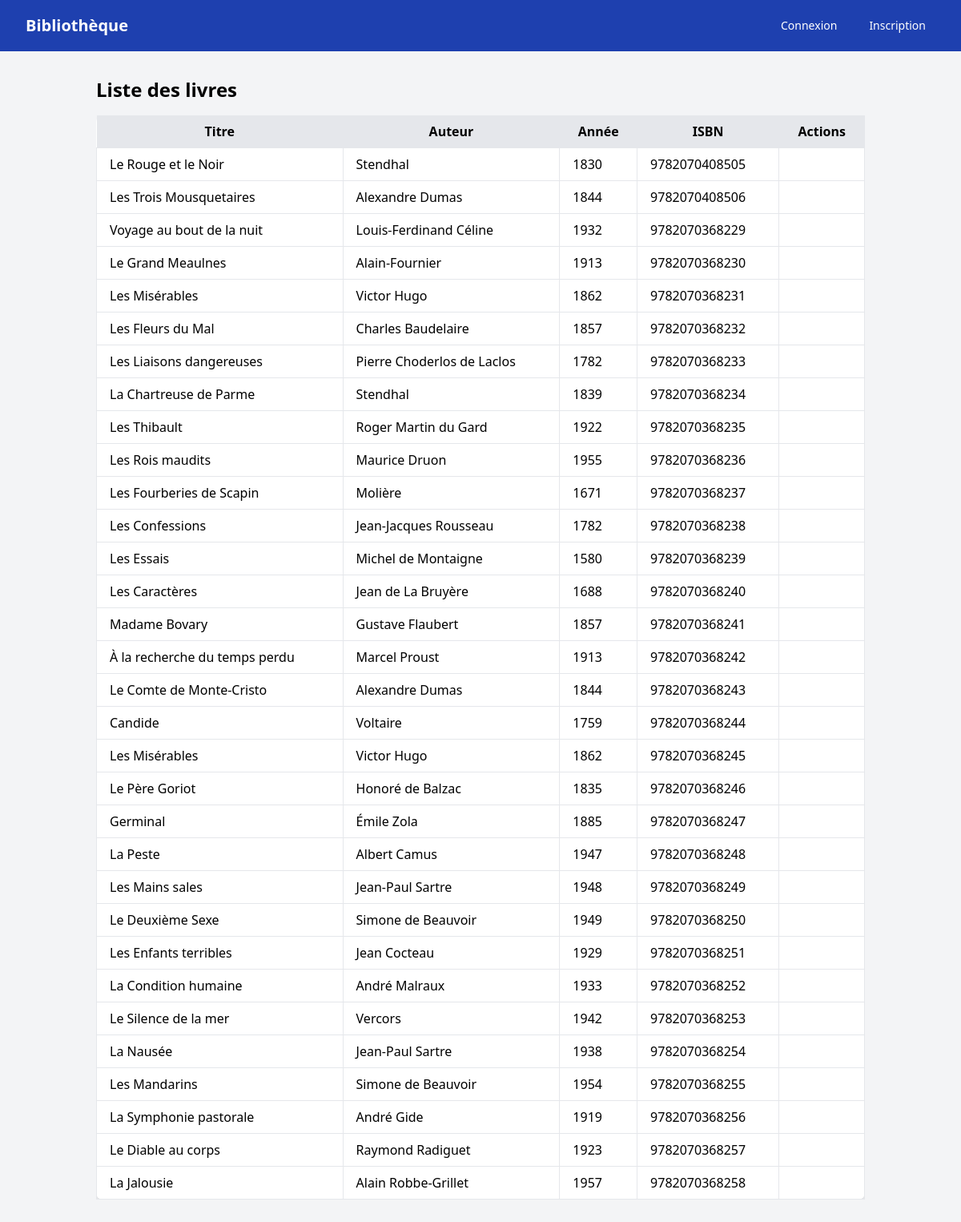
The page / on the database its author committed.
### tables this page shows
CREATE TABLE livres (
  id INT AUTO_INCREMENT PRIMARY KEY,
  titre VARCHAR(255) NOT NULL,
  auteur VARCHAR(255) NOT NULL,
  annee INT NOT NULL,
  isbn VARCHAR(20) NOT NULL,
  created_at DATETIME DEFAULT CURRENT_TIMESTAMP,
  updated_at DATETIME DEFAULT CURRENT_TIMESTAMP ON UPDATE CURRENT_TIMESTAMP,
  UNIQUE KEY (isbn)
);

### app/Controllers/LivreController.php (called while the page is built, shortened)
<?php
class LivreController
{
  private $livreModel;
  public function __construct($livreModel)
  {
    $this->livreModel = $livreModel;
  }
  public function index()
  {
    $livres = $this->livreModel->getAvailableBooks();
    require 'views/livres/index.php';
  }
}

### app/Models/Livre.php (called while the page is built, shortened)
<?php
class Livre
{
  private $pdo;
  public function __construct($pdo)
  {
    $this->pdo = $pdo;
  }
  public function getAvailableBooks()
  {
    $query = $this->pdo->query("
      SELECT * FROM livres
      WHERE id NOT IN (SELECT livre_id FROM emprunts)
    ");
    return $query->fetchAll(PDO::FETCH_ASSOC);
  }
}

### views/livres/index.php (the view, shortened to what this page needs)
<?php require 'templates/header.php'; ?>
<div class="p-4">
  <h1 class="text-2xl font-bold mb-4">Liste des livres</h1>
  <?php if (!empty($livres)): ?>
    <div class="overflow-x-auto">
      <table class="min-w-full bg-white shadow-md rounded-lg">
        <thead class="bg-gray-200">
          <tr>
            <th class="px-4 py-2">Titre</th>
            <th class="px-4 py-2">Auteur</th>
            <th class="px-4 py-2">Année</th>
            <th class="px-4 py-2">ISBN</th>
            <th class="px-4 py-2">Actions</th>
          </tr>
        </thead>
        <tbody>
          <?php foreach ($livres as $livre): ?>
            <tr class="hover:bg-gray-50">
              <td class="border px-4 py-2"><?= htmlspecialchars($livre['titre']) ?></td>
              <td class="border px-4 py-2"><?= htmlspecialchars($livre['auteur']) ?></td>
              <td class="border px-4 py-2"><?= htmlspecialchars($livre['annee']) ?></td>
              <td class="border px-4 py-2"><?= htmlspecialchars($livre['isbn']) ?></td>
              <td class="border px-4 py-2">
              </td>
            </tr>
          <?php endforeach; ?>
        </tbody>
      </table>
    </div>
  <?php else: ?>
    <p class="text-gray-600">Aucun livre trouvé.</p>
  <?php endif; ?>
</div>
<?php require 'templates/footer.php'; ?>

### index.php (shortened to what this page needs)
<?php
require 'config/controllers.php';
$route = $_GET['route'] ?? 'home';
switch ($route) {
  default:
    $livreController->index();
}

### templates/header.php (shortened to what this page needs)
<!DOCTYPE html>
<html lang="fr">
<head>
  <script src="https://cdn.tailwindcss.com"></script>
  <link rel="stylesheet" href="https://cdnjs.cloudflare.com/ajax/libs/font-awesome/6.7.2/css/all.min.css" />
</head>
<body class="bg-gray-100">
  <nav class="bg-blue-800">
    <div class="max-w-7xl mx-auto px-4 sm:px-6 lg:px-8">
      <div class="flex items-center justify-between h-16">
        <div class="flex items-center">
          <a href="/" class="text-white text-xl font-bold">Bibliothèque</a>
        </div>
        <div class="hidden md:flex items-center space-x-4">
          <?php if (isset($_SESSION['user_id'])): ?>
            <a href="/" class="text-white hover:bg-blue-700 px-3 py-2 rounded-md text-sm font-medium">Accueil</a>
            <a href="/?route=mes-emprunts" class="text-white hover:bg-blue-700 px-3 py-2 rounded-md text-sm font-medium">Mes Emprunts</a>
            <a href="/?route=profile" class="text-white hover:bg-blue-700 px-3 py-2 rounded-md text-sm font-medium">Profil</a>
            <?php if ($_SESSION['role'] === 'admin'): ?>
              <a href="/?route=create" class="text-white hover:bg-blue-700 px-3 py-2 rounded-md text-sm font-medium">Ajouter un livre</a>
              <a href="/?route=list_users" class="text-white hover:bg-blue-700 px-3 py-2 rounded-md text-sm font-medium">Gérer les utilisateurs</a>
            <?php endif; ?>
            <a href="/?route=logout" class="text-white hover:bg-blue-700 px-3 py-2 rounded-md text-sm font-medium">Déconnexion</a>
          <?php else: ?>
            <a href="/?route=login" class="text-white hover:bg-blue-700 px-3 py-2 rounded-md text-sm font-medium">Connexion</a>
            <a href="/?route=register" class="text-white hover:bg-blue-700 px-3 py-2 rounded-md text-sm font-medium">Inscription</a>
          <?php endif; ?>
        </div>
      </div>
    </div>
  </nav>
  <div class="container mx-auto p-4 min-h-screen">

### templates/footer.php (shortened to what this page needs)
</div>
    </body>
    </html>

### rows shown on the page
livres: titre "Le Rouge et le Noir", auteur "Stendhal", annee "1830", isbn "9782070408505"
livres: titre "Les Trois Mousquetaires", auteur "Alexandre Dumas", annee "1844", isbn "9782070408506"
livres: titre "Voyage au bout de la nuit", auteur "Louis-Ferdinand Céline", annee "1932", isbn "9782070368229"
livres: titre "Le Grand Meaulnes", auteur "Alain-Fournier", annee "1913", isbn "9782070368230"
livres: titre "Les Misérables", auteur "Victor Hugo", annee "1862", isbn "9782070368231"
livres: titre "Les Fleurs du Mal", auteur "Charles Baudelaire", annee "1857", isbn "9782070368232"
livres: titre "Les Liaisons dangereuses", auteur "Pierre Choderlos de Laclos", annee "1782", isbn "9782070368233"
livres: titre "La Chartreuse de Parme", auteur "Stendhal", annee "1839", isbn "9782070368234"
livres: titre "Les Thibault", auteur "Roger Martin du Gard", annee "1922", isbn "9782070368235"
livres: titre "Les Rois maudits", auteur "Maurice Druon", annee "1955", isbn "9782070368236"
livres: titre "Les Fourberies de Scapin", auteur "Molière", annee "1671", isbn "9782070368237"
livres: titre "Les Confessions", auteur "Jean-Jacques Rousseau", annee "1782", isbn "9782070368238"
livres: titre "Les Essais", auteur "Michel de Montaigne", annee "1580", isbn "9782070368239"
livres: titre "Les Caractères", auteur "Jean de La Bruyère", annee "1688", isbn "9782070368240"
livres: titre "Madame Bovary", auteur "Gustave Flaubert", annee "1857", isbn "9782070368241"
livres: titre "À la recherche du temps perdu", auteur "Marcel Proust", annee "1913", isbn "9782070368242"
livres: titre "Le Comte de Monte-Cristo", auteur "Alexandre Dumas", annee "1844", isbn "9782070368243"
livres: titre "Candide", auteur "Voltaire", annee "1759", isbn "9782070368244"
livres: titre "Les Misérables", auteur "Victor Hugo", annee "1862", isbn "9782070368245"
livres: titre "Le Père Goriot", auteur "Honoré de Balzac", annee "1835", isbn "9782070368246"
livres: titre "Germinal", auteur "Émile Zola", annee "1885", isbn "9782070368247"
livres: titre "La Peste", auteur "Albert Camus", annee "1947", isbn "9782070368248"
livres: titre "Les Mains sales", auteur "Jean-Paul Sartre", annee "1948", isbn "9782070368249"
livres: titre "Le Deuxième Sexe", auteur "Simone de Beauvoir", annee "1949", isbn "9782070368250"
livres: titre "Les Enfants terribles", auteur "Jean Cocteau", annee "1929", isbn "9782070368251"
livres: titre "La Condition humaine", auteur "André Malraux", annee "1933", isbn "9782070368252"
livres: titre "Le Silence de la mer", auteur "Vercors", annee "1942", isbn "9782070368253"
livres: titre "La Nausée", auteur "Jean-Paul Sartre", annee "1938", isbn "9782070368254"
livres: titre "Les Mandarins", auteur "Simone de Beauvoir", annee "1954", isbn "9782070368255"
livres: titre "La Symphonie pastorale", auteur "André Gide", annee "1919", isbn "9782070368256"
livres: titre "Le Diable au corps", auteur "Raymond Radiguet", annee "1923", isbn "9782070368257"
livres: titre "La Jalousie", auteur "Alain Robbe-Grillet", annee "1957", isbn "9782070368258"
